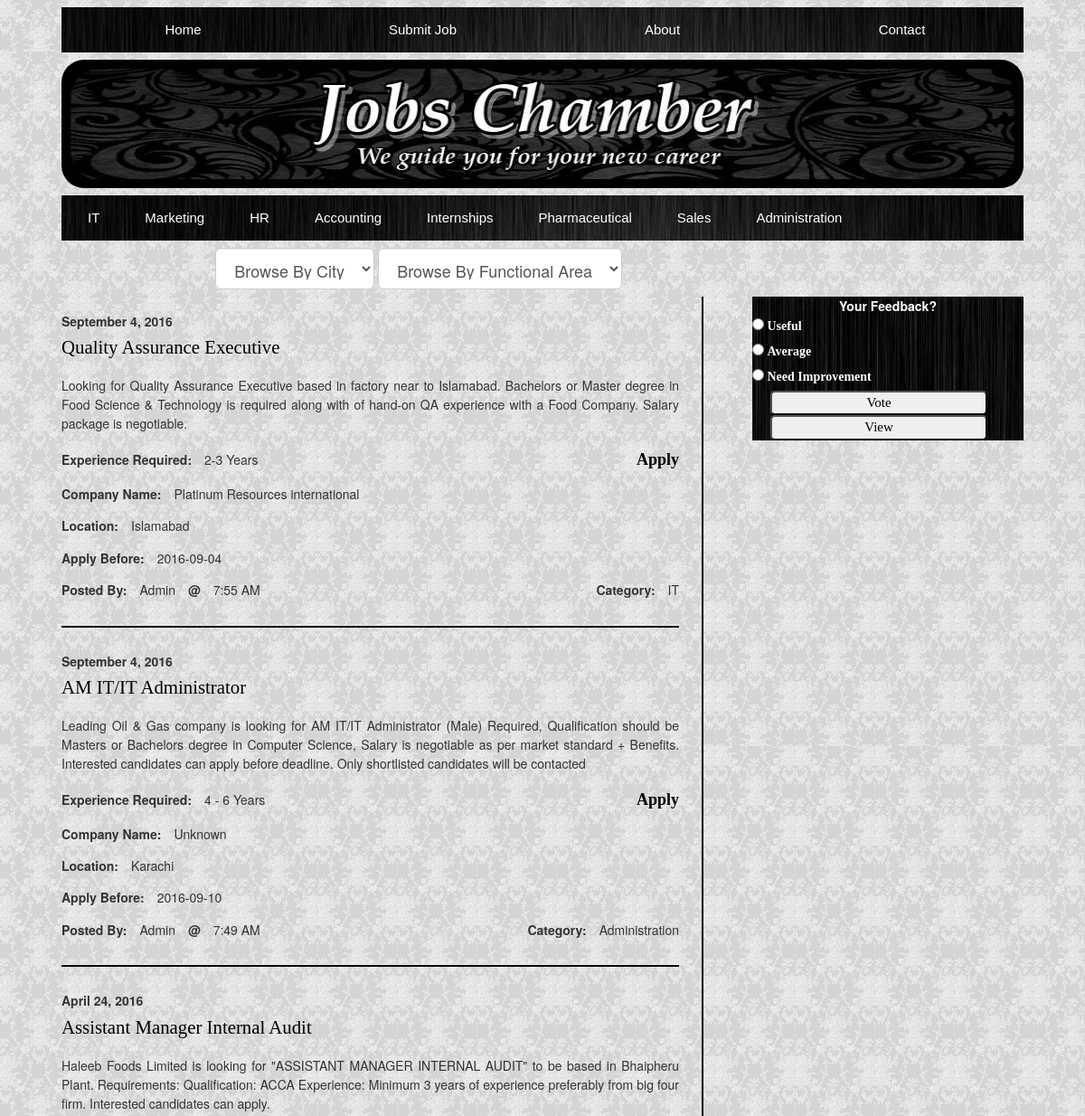
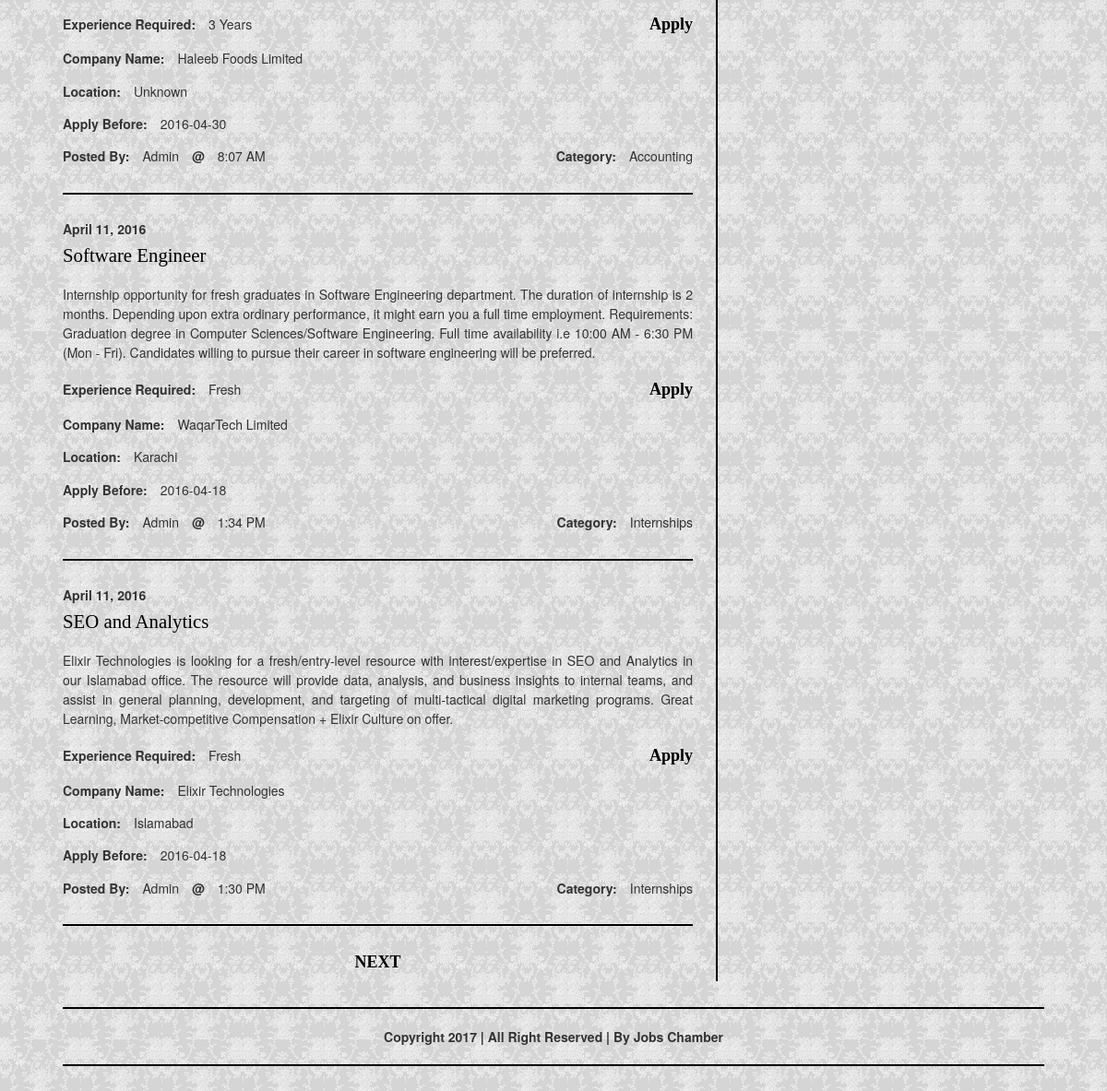
The page / on the database its author committed (2 pictures, top to bottom).
### tables this page shows
CREATE TABLE IF NOT EXISTS `menu2` (
  `m_id` int(11) NOT NULL AUTO_INCREMENT,
  `m_title` varchar(255) NOT NULL,
  PRIMARY KEY (`m_id`)
);

CREATE TABLE IF NOT EXISTS `post` (
  `postid` int(11) NOT NULL AUTO_INCREMENT,
  `title` varchar(255) NOT NULL,
  `description` varchar(2000) NOT NULL,
  `deadline` date NOT NULL,
  `experience` varchar(255) NOT NULL,
  `company` varchar(255) NOT NULL,
  `email` varchar(255) NOT NULL,
  `location` varchar(255) NOT NULL,
  `date` timestamp NOT NULL DEFAULT CURRENT_TIMESTAMP,
  `author` varchar(255) NOT NULL,
  `category` varchar(255) NOT NULL,
  PRIMARY KEY (`postid`)
);

### home.php (the view, shortened to what this page needs)
<?php
include('includes/db.php');
include('pagination.php');
$result = mysqli_query($con,"SELECT * FROM post");
$num_rows = mysqli_num_rows($result);
$totalData = $num_rows;
$dataPerPage = 5;
$GETpath = "p";
$currentPage = isset($_GET[$GETpath]) ? $_GET[$GETpath] : 1 ;
$pagi = new Pagination($totalData, $dataPerPage, $GETpath);
$pagi->setPage($currentPage);
$dataLimit = $pagi->getDataLimit();
$sql = "select * from post ORDER BY postid DESC LIMIT " . $dataLimit['start'] . "," . $dataPerPage;
$query = mysqli_query($con,$sql);
while($result = mysqli_fetch_array($query,MYSQLI_ASSOC))
{
	$postid = $result['postid'];
	$job_title = $result['title'];
	$job_desc = $result['description'];
	$deadline = $result['deadline'];
	$experience = $result['experience'];
	$company = $result['company'];
	$location = $result['location'];
    $author = $result['author'];
    $category = $result['category'];
?>
<table border='0' width='100%' class='table-responsive'>
<tr><td align='left' colspan='4'>
<h5><?php echo "<b>" . date('F j, Y', strtotime($result['date'])) . "</b>"; ?></h5>
<H1 class="H1-post-title"><?php echo "<a href='singlepost.php?postid=$postid' class='hover1'>" . $job_title; ?></a></H1>
</td></tr>
<tr><td colspan='4' class='home-title-desc'><h5 class='home-line'><?php echo $job_desc; ?></h5></td></tr>
<tr><td colspan='2'><h5><b>Experience Required:</b>&emsp;<?php echo $experience; ?></h5></td>
<td align='right' colspan='2'><a onclick="setpostid(<?php echo $result['postid']; ?>);" href='#' data-toggle="modal" data-target="#apply" class='hover1'><h4 class='home-apply'>Apply</h4></a></td></tr>
<tr><td colspan="4"><h5><b>Company Name:</b>&emsp;<?php echo $company; ?></h5></td></tr>
<tr><td colspan="4"><h5><b>Location:</b>&emsp;<?php echo $location; ?></h5></td></tr>
<tr><td colspan="4"><h5><b>Apply Before:</b>&emsp;<?php echo $deadline; ?></h5></td></tr>
<tr><td colspan="2"><h5><b>Posted By:</b>&emsp;<?php echo $author; ?>&emsp;<b>@</b>&emsp;<?php echo date('g:i A', strtotime($result['date'])); ?></h5></td>
<td align='right' colspan="2"><h5><b>Category:</b>&emsp;<?php echo $category; ?></h5></td></tr>
<tr><td colspan='4'><hr class="hr-home"></td></tr>
</table>
<?php }
$pagi->generateNaviClassic();
?>

### index.php (shortened to what this page needs)
<!DOCTYPE html>
<html>
<head>
<?php include('includes/header.php'); ?>
</head>
<body>
<?php include('apply.php'); ?>
<table border="0" class='table-responsive table1'>
<?php include('nav_head_filter.php'); ?>
<tr>
	<td valign='top'>
		<table border="0" align="left" class='table-responsive table4'>
			<tr>
				<td class='table4-padding'>
					<?php
						if (empty($_GET['post']) || isset($_GET['pages']) && $_GET['pages'] == 'Home'){
							include('home.php');
						}
					?>
				</td>
				<td width='2%' id="verticle-line"></td>
			</tr>
		</table>
		<table border="0" align='right' class='table-responsive'>
			<tr>
				<td width='100%' valign='top'>
					<?php
						include('sidebar.php');
					?>
				</td>
			</tr>
		</table>
	</td>
</tr>
<tr>
	<td align='center'>
		<hr class="hr-footer">
			<?php include('footer.php'); ?>
		<hr class="hr-footer">
	</td>
</tr>
</table>
</body>
</html>

### includes/header.php (shortened to what this page needs)
<link rel='stylesheet' href='includes/style.css' media='all' />
<link rel="stylesheet" href="lib/font-awesome/css/font-awesome.min.css">
<link rel="stylesheet" href="lib/bootstrap/css/bootstrap.min.css">
<link rel="stylesheet" href="lib/sweetalert.css">

### nav_head_filter.php (shortened to what this page needs)
<tr>
	<td>
		<table border='0' width='100%' class='table-responsive table2'>
			<tr>
				<td width='10%' height='10%' align='center'>
					<a href='index.php' class='a_menu'>Home</a>
				</td>
				<td width='10%' height='10%' align='center'>
					<a href='#' data-toggle="modal" data-target="#submitjob" class='a_menu'>Submit Job</a>
				</td>
				<td width='10%' height='10%' align='center'>
					<a href='#' data-toggle="modal" data-target="#about" class='a_menu'>About</a>
				</td>
				<td width='10%' height='10%' align='center'>
					<a href='#' data-toggle="modal" data-target="#contact" class='a_menu'>Contact</a>
				</td>
			</tr>
		</table>
	</td>
</tr>
<tr>
	<td>
		<?php
			include ("includes/headimage.php");
		?>
	</td>
</tr>
<tr>
	<td>
		<table border='0' class='table-responsive table3'>
			<tr>
				<td>
					<ul class="topnav">
						<?php
							include ("includes/db.php");
							$query = "select * from menu2";
							$run = mysqli_query($con,$query);
							while ($row=mysqli_fetch_array($run,MYSQLI_NUM)) {
								$m_title = $row[1];
								echo "<li><a href='index.php?post=$m_title' class='a_menu'>$m_title</a></li>";
							}
						?>
				  	</ul>
				</td>
			</tr>
		</table>
	</td>
</tr>
<tr>
	<td>
		<table border='0' class='table-responsive' width="68%" align="center">
			<tr>
				<td>
					<form class="form-inline" method='post' action='filter.php' onsubmit="return Filter()">
						<div class='form-group'>
							<select name='location' class="form-control input-lg" id="location" onchange="this.form.submit();">
								<option value="City" selected>Browse By City</option>
						    </select>
						</div>
						<div class='form-group'>
							<select name='interest' class="form-control input-lg" id="interest" onchange="this.form.submit();">
						        <option value="Field" selected>Browse By Functional Area</option>
						    </select>
						</div>
					</form>
				</td>
			</tr>
		</table>
	</td>
</tr>

### includes/headimage.php
<table width='100%' border='0' align='center'>
<tr>
<td>
<img src='images/header.png' style='border-radius: 25px; height:142px; width:100%'>
</td>
</tr>
</table>

### pagination.php (shortened to what this page needs)
<?php
class Pagination {
	public $perPage;
	public $dataPerPage;
	public $totalPage;
	public $currentPage;
	public $base_url;
	function __construct($totalData,$perPage,$GETpath, $base_url = null) {
		$this->base_url = $base_url;
		$this->totalData = $totalData;
		$this->perPage = $perPage;
		$this->dataPerPage = $this->dataPerPage($totalData, $perPage);
		$this->totalPage = count($this->dataPerPage);
		$this->GETpath = $GETpath;
		if ($this->currentPage < 1)
			$this->currentPage = 1;
	}
	function setPage($currentPage) {
		if($currentPage > $this->totalPage)
			$this->currentPage = $this->totalPage;
		elseif ($currentPage < 1)
			$this->currentPage = 1;
		else
			$this->currentPage = $currentPage;
	}
	function getDataLimit() {
		if (!isset($this->dataPerPage[1])) {
			$returnVar['start'] = 0;
			$returnVar['end'] = 0;
		}
		else {
			$returnVar['start'] = (int)$this->dataPerPage[1] * (int)($this->currentPage - 1);
			$returnVar['end'] = (int)$returnVar['start'] + (int)$this->perPage;
		}
		return $returnVar;
	}
	function dataPerPage($totalData,$perPage) {
		$tempArray = Array();
		for($i=0,$count=1;$i < $totalData;$count++)
		{
			$i += $perPage;
			if($i > $totalData)
			{
				$i -= $perPage;
				$tempArray[$count] = $totalData-$i;
				break;
			}
			else
			{
				$tempArray[$count] = $perPage;
			}
		}
		return $tempArray;
	}
	function generateNaviClassic()
	{
		print '<div id="pageNavi">';
		if($this->currentPage < 1 && $this->currentPage > 0) {
			print '<a href="?'.$this->base_url.$this->GETpath.'=' . 1 . '" class="pagination-color"><h4 class="pagination-center"><b>FIRST</b></h4></a>';
		}
		elseif($this->currentPage == 1 && $this->currentPage != $this->totalPage) {
			print '<a href="?'.$this->base_url.$this->GETpath.'=' . ($this->currentPage + 1) . '" class="pagination-color"><h4 class="pagination-center"><b>NEXT</b></h4></a>';
		}
		elseif ($this->currentPage == $this->totalPage && $this->currentPage > 1) {
			print '<a id="prev" href="?'.$this->base_url.$this->GETpath.'=' . ($this->currentPage - 1) . '" class="pagination-color"><h4 class="pagination-center"><b>PREVIOUS</b></h4></a>';
		}
		elseif ($this->currentPage > $this->totalPage) {
			print '<a id="prev" href="?'.$this->base_url.$this->GETpath.'=' . $this->totalPage . '" class="pagination-color"><h4 class="pagination-center"><b>LAST PAGE</b></h4></a>';
		}
		else {
			echo "<table border='0' width='100%'><tr><td><h3 class='pagination-center'><b>SORRY, NO JOBS TO SHOW</b></h3></td></tr></table>";
		}
		print '</div>';
	}
}
?>

### sidebar.php
<form method="post" action="http://poll.pollcode.com/26586619">
	<div class="feedback-image">
		<div class="feedback-title">
			Your Feedback?
		</div>
<div class="feedback-width">
		<div class="feedback-styling">
			<input type="radio" name="answer" value="1" id="answer265866191" />
				<label for="answer265866191">Useful</label>
				</div></div>
				<div class="feedback-width">
				<div class="feedback-styling">
					<input type="radio" name="answer" value="2" id="answer265866192" />
					<label for="answer265866192">Average</label>
				</div></div>
				<div class="feedback-width">
				<div class="feedback-styling">
					<input type="radio" name="answer" value="3" id="answer265866193" />
					<label for="answer265866193">Need Improvement</label>
				</div></div>
				<div class="feedback-width">
			<div id="surveybutton" align="center" class="feedback-styling1">
				<input type="submit" value="Vote"><input type="submit" name="view" value="View">
			</div>
		</div>
	</div>
</form>

### footer.php
<b>Copyright 2017 | All Right Reserved | By Jobs Chamber</b>

### includes/style.css (style rules this page uses)
body { background-image:url('../images/background.jpg'); background-repeat: x-repeat; background-position:left; }
#verticle-line { border-left: 2px solid black; }
select { padding:5px; margin: 0; border-radius:5px; background: white; color:black; border:1px solid; cursor:pointer; width:250px; height:30px; }
.feedback-styling { font-size:15; color:white; font-family:verdana; }
.feedback-styling1 { font-size:15; width:80%; margin-left:20px; }
.feedback-width { clear:both; width:300px; }
.feedback-title { text-align:center; font-size:20; color:white; font-weight:bold; }
.feedback-image { background-image:url('../images/feedback.jpg'); }
.table4-padding { padding-right:25px; vertical-align:top; padding-top:10px; }
.table1 { border-spacing:8px; border-collapse:separate; width:90%; margin:0 auto; }
.table2 { width:100%; border-spacing:4px; border-collapse:separate; background: url(../images/menu.png); background-size: 100% 100%; height: 50px; }
.table3 { width:100%; border-spacing:4px; border-collapse:separate; background: url(../images/menu.png); background-size: 100% 100%; height: 50px; }
.table4 { width:68%; }
.H1-post-title { font-size:20.8px; color:black; font-family: verdana; margin-top:10px; }
.home-line { line-height:1.5; text-align: justify; }
.home-title-desc { text-align:justify; width:70%; }
.home-apply { font-family: verdana; color: black; font-weight: bold; }
.hr-home { background-color:black; height:2px; }
.hr-footer { border-color:black; border-width: 2px; }
.pagination-center { text-align:center; }
.pagination-color { color: black; }
h5 { color:black; font-family: verdana; margin: 10 0 0 0 !important; }
h4 { color:black; font-family: verdana; font-weight: bold !important; margin: 10 0 0 0 !important; }
.hover1 { color: black; }
input[type="submit"] { color:black; margin-top: 0px; width: 100%; font-family: verdana; font-size: 15px; border-radius: 5px; text-align:center; }
a:link { text-decoration:none; font-family: verdana; }
.a_menu:link { font-family: Verdana,sans-serif; font-size: 15px; color:white; text-decoration:none; }
ul.topnav { list-style-type: none; margin: 0; padding: 0; overflow: hidden; background-color: transparent; }
ul.topnav li { float: left; }
ul.topnav li a { display: inline-block; color: #f2f2f2; text-align: center; padding: 0 25px; text-decoration: none; transition: 0.3s; font-size: 17px; }

### rows shown on the page
menu2: m_title "IT"
menu2: m_title "Marketing"
menu2: m_title "HR"
menu2: m_title "Accounting"
menu2: m_title "Internships"
menu2: m_title "Pharmaceutical"
menu2: m_title "Sales"
menu2: m_title "Administration"
post: date "September 4, 2016", title "Quality Assurance Executive", description "Looking for Quality Assurance Executive based in factory near to Islamabad. Bachelors or Master degree in Food Science & Technology is required along with of hand-on QA experience with a Food Company. Salary package is negotiable.", experience "2-3 Years", company "Platinum Resources international", location "Islamabad", deadline "2016-09-04", author "Admin", date "7:55 AM", category "IT"
post: date "September 4, 2016", title "AM IT/IT Administrator", description "Leading Oil & Gas company is looking for AM IT/IT Administrator (Male) Required, Qualification should be Masters or Bachelors degree in Computer Science, Salary is negotiable as per market standard + Benefits. Interested candidates can apply before deadline. Only shortlisted candidates will be contacted", experience "4 - 6 Years", company "Unknown", location "Karachi", deadline "2016-09-10", author "Admin", date "7:49 AM", category "Administration"
post: date "April 24, 2016", title "Assistant Manager Internal Audit", description "Haleeb Foods Limited is looking for \"ASSISTANT MANAGER INTERNAL AUDIT\" to be based in Bhaipheru Plant. Requirements: Qualification: ACCA Experience: Minimum 3 years of experience preferably from big four firm. Interested candidates can apply.", experience "3 Years", company "Haleeb Foods Limited", location "Unknown", deadline "2016-04-30", author "Admin", date "8:07 AM", category "Accounting"
post: date "April 11, 2016", title "Software Engineer", description "Internship opportunity for fresh graduates in Software Engineering department. The duration of internship is 2 months. Depending upon extra ordinary performance, it might earn you a full time employment. Requirements: Graduation degree in Computer Sciences/Software Engineering. Full time availability i.e 10:00 AM - 6:30 PM (Mon - Fri). Candidates willing to pursue their career in software engineering will be preferred.", experience "Fresh", company "WaqarTech Limited", location "Karachi", deadline "2016-04-18", author "Admin", date "1:34 PM", category "Internships"
post: date "April 11, 2016", title "SEO and Analytics", description "Elixir Technologies is looking for a fresh/entry-level resource with interest/expertise in SEO and Analytics in our Islamabad office. The resource will provide data, analysis, and business insights to internal teams, and assist in general planning, development, and targeting of multi-tactical digital marketing programs. Great Learning, Market-competitive Compensation + Elixir Culture on offer.", experience "Fresh", company "Elixir Technologies", location "Islamabad", deadline "2016-04-18", author "Admin", date "1:30 PM", category "Internships"
